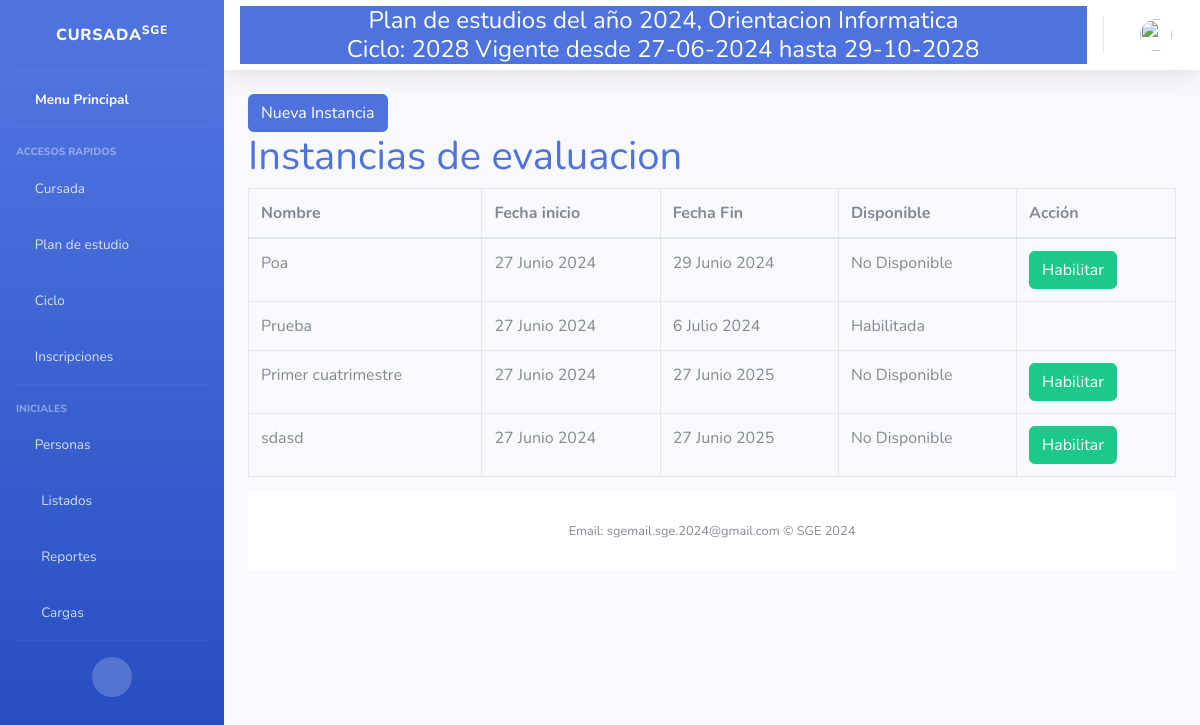
/Clases/verInstancias, run on the app's committed database.
### Core/models.py (models this page shows, shortened)
class PlanDeEstudios(models.Model):
    MAXCODIGO=20
    MAXANIO=4
    MAXORIENTACION= 50
    MAXNIVEL= 50
    MAXDESCRIPCION=50
    codigo= models.CharField(
        help_text="Ej: 123456",
        unique=True,
        max_length=MAXCODIGO,
        null=False,
        blank=False,
        error_messages={
            'blank': "El nombre es obligatorio"
        }
    )
    anio = models.CharField(
        help_text="Ej: 2024",
        unique=False,
        max_length=MAXANIO,
        null=True,
        blank=False,
        default= 1,
        error_messages={
            'blank': "el anio es obligatorio"
        }
    )
    orientacion = models.CharField(
        help_text="Ej: Profesorado de educacion primaria",
        unique=False,
        max_length=MAXORIENTACION,
        null=False,
        blank=False,
        primary_key=False,
        error_messages={
            'blank': "la orientacion es obligatoria"
        }
    )
    nivel = models.CharField(
        help_text="Ej: Primario",
        unique=False,
        max_length= MAXORIENTACION,
        null=False,
        blank=False,
        error_messages={
            'blank': "El nivel es obligatorio"
        }
    )
    descripcion = models.CharField(
        help_text="Ej: descripcion del plan de estudios",
        unique=False,
        max_length= MAXDESCRIPCION,
        null=False,
        blank=True,
    )
    esActual = models.BooleanField(
        default= True
    )
    implementado = models.BooleanField(
        default= False
    )
    cantidadAnios = models.PositiveIntegerField()
    def __str__(self):
        return "Plan de estudios del año {0}, Orientacion {1}".format(self.anio, self.orientacion)

class Ciclo (models.Model):
    anioCalendario = models.CharField(
        help_text="Ej: 2024",
        max_length=4,
        unique= True)
    fechaInicio = models.DateField(help_text="Ej: 16/02/2024",
                                   default=now)
    plan = models.ForeignKey(PlanDeEstudios, blank=False, on_delete=models.CASCADE)
    fechaFin = models.DateField(help_text="Ej: 28/11/2024",)
    esActual = models.BooleanField(
        default= True
    )
    def __str__(self):
        return "{0} Vigente desde {1} hasta {2}".format(self.anioCalendario,self.fechaInicio.strftime("%d-%m-%Y"), self.fechaFin.strftime("%d-%m-%Y"))

class Instancia(models.Model):
    ciclo = models.ForeignKey(Ciclo, on_delete=models.CASCADE)
    nombre = models.CharField(help_text="Ej: Nota Final"
                              ,max_length= 50)
    disponible = models.BooleanField(default = False)
    fecha_inicio = models.DateField(help_text="Ej: 16/02/2024",
                                   default=now)
    fecha_fin = models.DateField(help_text="Ej: 16/02/2024")

### Clases/views.py (the view)
def instancias_list(request):
    instancias = Instancia.objects.filter(ciclo = request.ciclo)
    return render(request, 'Calificacion/instancias.html',{'instancias':instancias})

### Clases/templates/Calificacion/instancias.html (shortened to what this page needs)
{% extends 'index.html' %}
{% load bootstrap5 %}
{% block content %}
    <div class="content">
        <a href="/Clases\altaInstancia">
            <button class="btn btn-primary">Nueva Instancia</button>
        </a>
        <h1><a href="#">Instancias de evaluacion</a></h1>
        <div class="hidden orden-listado">
            <div class="flex-md-column-reverse">
                <table class="table table-bordered table-hover">
                    <thead class="hidden orden-listado">
                        <tr class="table-hover">
                            <th>Nombre</th>
                            <th>Fecha inicio</th>
                            <th>Fecha Fin</th>
                            <th>Disponible</th>
                            <th>Acción</th>
                        </tr>
                    </thead>
                    <tbody>
                        {% block tabla %}
                            {% if instancias %}
                                {% for instancia in instancias %}
                                    <tr>
                                        <td>{{ instancia.nombre }}</td>
                                        <td>{{ instancia.fecha_inicio }}</td>
                                        <td>{{ instancia.fecha_fin }}</td>
                                        {% if instancia.disponible %}
                                            <td>Habilitada</td>
                                        {% else %}
                                        <td>No Disponible</td>
                                        {% endif %}
                                        <td>
                                            {% if not instancia.disponible %}
                                                <button class="btn btn-success btn-habilitar" data-instancia-id="{{ instancia.id }}" data-bs-toggle="modal" data-bs-target="#habilitarModal">Habilitar</button>
                                            {% endif %}
                                        </td>
                                    </tr>
                                {% endfor %}
                            {% else %}
                                <tr>
                                    <td colspan="5">NO HAY INSTANCIAS PARA LISTAR</td>
                                </tr>
                            {% endif %}
                        {% endblock tabla %}
                    </tbody>
                </table>
            </div>
        </div>
    </div>
{% endblock %}

### principal/templates/index.html (shortened to what this page needs)
<!DOCTYPE html>
<html lang="en">
<head>
    <link href="https://cdn.jsdelivr.net/npm/bootstrap@5.2.3/dist/css/bootstrap.min.css" rel="stylesheet">
    <link href= "{% static 'vendor/fontawesome-free/css/all.min.css' %}" rel="stylesheet" type="text/css">
    <link href="{% static 'css/sb-admin-2.min.css' %}" rel="stylesheet">
    {% load bootstrap5 %}
</head>
{% block sidebar %}
<body id="page-top">
    <div id="wrapper">
        <ul class="navbar-nav bg-gradient-primary sidebar sidebar-dark accordion" id="accordionSidebar">
            <a class="sidebar-brand d-flex align-items-center justify-content-center" href="/">
                <div class="sidebar-brand-text mx-3">Cursada<sup>SGE</sup></div>
            </a>
            <hr class="sidebar-divider my-0">
            <li class="nav-item active">
                <a class="nav-link" href="/">
                    <i class="fas fa-school "></i>
                    <span>Menu Principal</span></a>
            </li>
            <hr class="sidebar-divider">
            <div class="sidebar-heading">
                Accesos Rapidos
            </div>
            {% if request.hayCicloActivo %}
            <li class="nav-item">
                <a class="nav-link collapsed" href="#" data-toggle="collapse" data-target="#collapseTree"
                    aria-expanded="true" aria-controls="collapseTwo">
                    <i class="far fa-file"></i>
                    <span>Cursada</span>
                </a>
            </li>
            {% endif %}
            <li class="nav-item">
                <a class="nav-link collapsed" href="#" data-toggle="collapse" data-target="#collapseTwo"
                    aria-expanded="true" aria-controls="collapseTwo">
                    <i class="far fa-calendar-alt "></i>
                    <span>Plan de estudio</span>
                </a>
            </li>
            {% if request.hayPlan %}
            <li class="nav-item">
                <a class="nav-link collapsed" href="#" data-toggle="collapse" data-target="#collapseCiclo"
                    aria-expanded="true" aria-controls="collapseTwo">
                    <i class="fas fa-chalkboard-teacher"></i>
                    <span>Ciclo</span>
                </a>
            </li>
            {% endif %}
            {% if request.hayCicloActivo %}
            <li class="nav-item">
                <a class="nav-link collapsed" href="#" data-toggle="collapse" data-target="#collapseUtilities"
                    aria-expanded="true" aria-controls="collapseUtilities">
                    <i class="fas fa-user-check"></i>
                    <span>Inscripciones</span>
                </a>
            </li>
            {% endif %}
            <hr class="sidebar-divider">
            <div class="sidebar-heading">
                Iniciales
            </div>
            <li class="nav-item">
                <a class="nav-link collapsed" href="#" data-toggle="collapse" data-target="#collapsePages"
                    aria-expanded="true" aria-controls="collapsePages">
                    <i class="fas fa-user-graduate fa-folder"></i>
                    <span>Personas</span>
                </a>
            </li>
            <li class="nav-item">
                <a class="nav-link collapsed" href="#" data-toggle="collapse" data-target="#collapseList"
                    aria-expanded="true" aria-controls="collapsePages">
                    <i class="fas fa-fw fa-table"></i>
                    <span>Listados</span>
                </a>
            </li>
            <li class="nav-item">
                <a class="nav-link collapsed" href="#" data-toggle="collapse" data-target="#collapseRep"
                    aria-expanded="true" aria-controls="collapsePages">
                    <i class="fas fa-fw fa-chart-area"></i>
                    <span>Reportes</span>
                </a>
            </li>
            <li class="nav-item">
                <a class="nav-link collapsed" href="#" data-toggle="collapse" data-target="#collapseCargas"
                    aria-expanded="true" aria-controls="collapsePages">
                    <i class="fas fa-fw fa-chart-area"></i>
                    <span>Cargas</span>
                </a>
            </li>
            <hr class="sidebar-divider d-none d-md-block">
            <div class="text-center d-none d-md-inline">
                <button class="rounded-circle border-0" id="sidebarToggle"></button>
            </div>
            {% endblock sidebar %}
        </ul>
        <div id="content-wrapper" class="d-flex flex-column">
            <div id="content">
<nav class="navbar navbar-expand navbar-light bg-white topbar mb-4 static-top shadow">
    <div class="container input-group btn-primary d-flex flex-column">
        <h4 class="mb-0">{{request.plan}}</h4>
        <h4 class="mb-0">Ciclo: {{request.ciclo}}</h4>
    </div>
    <ul class="navbar-nav ml-auto">
        <li class="nav-item dropdown no-arrow">
            <a class="nav-link dropdown-toggle" href="#" id="userDropdown" role="button"
                data-toggle="dropdown" aria-haspopup="true" aria-expanded="false">
                <img class="img-profile rounded-circle" src="{% static 'img/undraw_profile.svg' %}">
            </a>
        </li>
    </ul>
</nav>
                <div class="container-fluid">
                {% block content %}{% endblock content %}
    {% block footer %}
    <footer class="sticky-footer bg-white">
        <div class="container my-auto">
            <div class="copyright text-center my-auto">
                <span>Email: sgemail.sge.2024@gmail.com &copy; SGE 2024</span>
            </div>
        </div>
    </footer>
    {% endblock footer %}
        </div>
</body>
</html>

### data on the page
PlanDeEstudios: plan "Plan de estudios del año 2024, Orientacion Informatica"
Ciclo: ciclo "2028 Vigente desde 27-06-2024 hasta 29-10-2028"
Instancia: nombre "Poa", fecha_inicio "27 Junio 2024", fecha_fin "29 Junio 2024", disponible "No Disponible"
Instancia: nombre "Prueba", fecha_inicio "27 Junio 2024", fecha_fin "6 Julio 2024", disponible "Habilitada"
Instancia: nombre "Primer cuatrimestre", fecha_inicio "27 Junio 2024", fecha_fin "27 Junio 2025", disponible "No Disponible"
Instancia: nombre "sdasd", fecha_inicio "27 Junio 2024", fecha_fin "27 Junio 2025", disponible "No Disponible"
